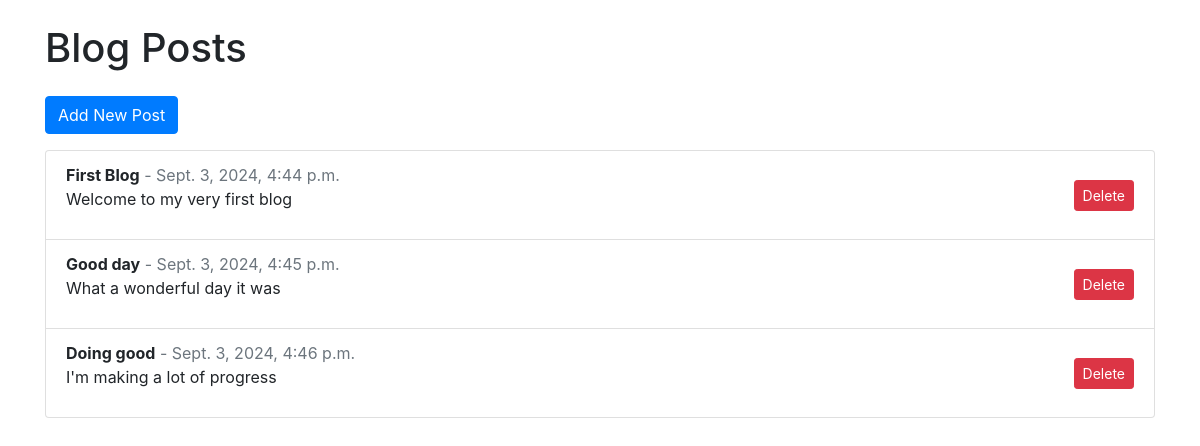
The page / on the database its author committed.
### blog/models.py (models this page shows, shortened)
class BlogPost(models.Model):
    title = models.CharField(max_length=200)
    content = models.TextField()
    created_at = models.DateTimeField(auto_now_add=True)

### blog/views.py (the view)
# urls.py: path('', views.index, name="index"),
def index(request):
    blogs = BlogPost.objects.all()
    return render(request, 'blog/index.html', {
        'blogs': blogs
    })

### blog/templates/blog/index.html (shortened to what this page needs)
<!DOCTYPE html>
<html lang="en">
<head>
    <link href="https://maxcdn.bootstrapcdn.com/bootstrap/4.5.2/css/bootstrap.min.css" rel="stylesheet">
</head>
<body>
    <div class="container mt-4">
        <h1 class="mb-4">Blog Posts</h1>
        <a href="{% url 'add_blog' %}" class="btn btn-primary mb-3">Add New Post</a>
        <ul class="list-group">
            {% for blog in blogs %}
            <li class="list-group-item d-flex justify-content-between align-items-center">
                <div>
                    <strong>{{ blog.title }}</strong>
                    <span class="text-muted"> - {{ blog.created_at }}</span>
                    <p>{{ blog.content }}</p>
                </div>
                <form action="{% url 'delete_blog' blog.pk %}" method="post" style="display:inline;">
                    <button type="submit" class="btn btn-danger btn-sm">Delete</button>
                </form>
            </li>
            {% endfor %}
        </ul>
    </div>
</body>
</html>

### rows shown on the page
BlogPost: title "First Blog", created_at "Sept. 3, 2024, 4:44 p.m.", content "Welcome to my very first blog"
BlogPost: title "Good day", created_at "Sept. 3, 2024, 4:45 p.m.", content "What a wonderful day it was"
BlogPost: title "Doing good", created_at "Sept. 3, 2024, 4:46 p.m.", content "I'm making a lot of progress"
